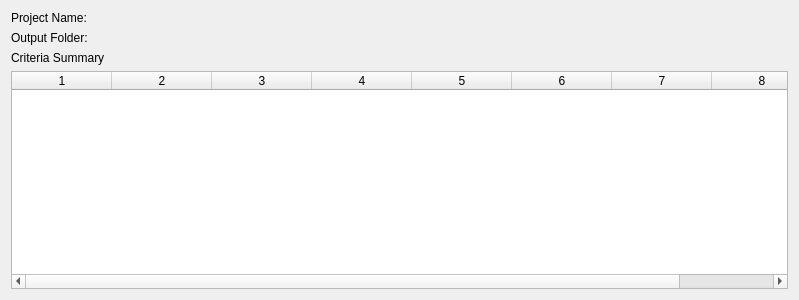
<?xml version="1.0" encoding="UTF-8"?>
<ui version="4.0">
 <class>Form</class>
 <widget class="QWidget" name="Form">
  <property name="geometry">
   <rect>
    <x>0</x>
    <y>0</y>
    <width>799</width>
    <height>300</height>
   </rect>
  </property>
  <property name="windowTitle">
   <string>Form</string>
  </property>
  <layout class="QGridLayout" name="gridLayout">
   <item row="1" column="0">
    <layout class="QVBoxLayout" name="verticalLayout">
     <item>
      <layout class="QFormLayout" name="formLayout_2">
       <item row="1" column="1">
        <widget class="QLabel" name="output_file_lbl">
         <property name="text">
          <string/>
         </property>
        </widget>
       </item>
       <item row="0" column="0">
        <widget class="QLabel" name="label_3">
         <property name="text">
          <string>Project Name:</string>
         </property>
        </widget>
       </item>
       <item row="1" column="0">
        <widget class="QLabel" name="label_5">
         <property name="text">
          <string>Output Folder:</string>
         </property>
        </widget>
       </item>
       <item row="0" column="1">
        <widget class="QLabel" name="project_name_lbl">
         <property name="text">
          <string/>
         </property>
        </widget>
       </item>
      </layout>
     </item>
     <item>
      <widget class="QLabel" name="label">
       <property name="text">
        <string>Criteria Summary</string>
       </property>
      </widget>
     </item>
     <item>
      <widget class="QTableWidget" name="summary_tbl">
       <property name="editTriggers">
        <set>QAbstractItemView::NoEditTriggers</set>
       </property>
       <property name="columnCount">
        <number>8</number>
       </property>
       <attribute name="horizontalHeaderStretchLastSection">
        <bool>false</bool>
       </attribute>
       <attribute name="verticalHeaderVisible">
        <bool>false</bool>
       </attribute>
       <column/>
       <column/>
       <column/>
       <column/>
       <column/>
       <column/>
       <column/>
       <column/>
      </widget>
     </item>
    </layout>
   </item>
  </layout>
 </widget>
 <resources/>
 <connections/>
</ui>
